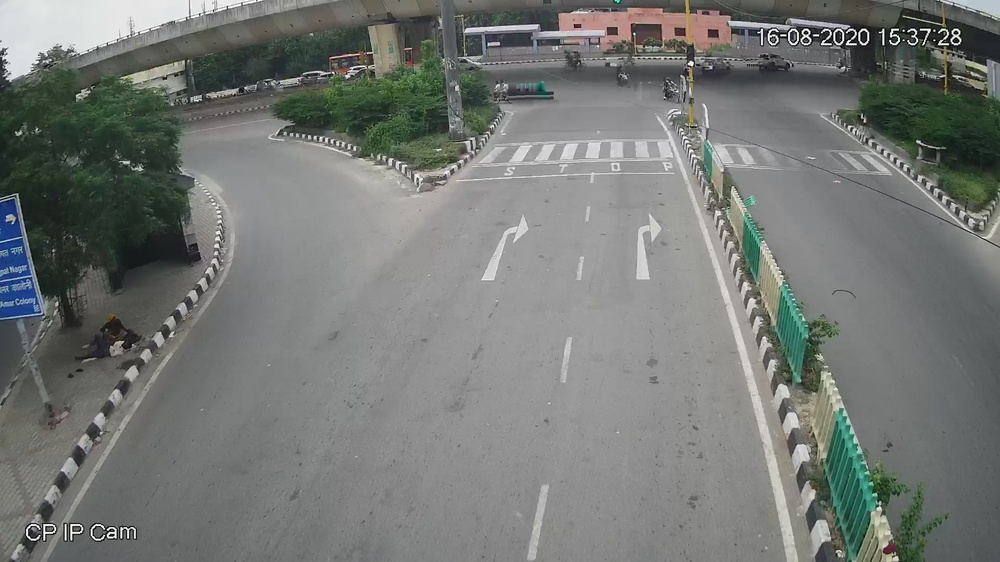
//> input picture empty.jpg, 1000 x 562 px, shrunk from 1920 x 1080 before the run
$ ./main empty.jpg   (built with g++ and OpenCV 4)
//> lines starting //> are read from the running program, lines starting //| are printed output that depends on the picture; after the words box and inside, x2 and y2 are one past the last pixel; in counts of white or black regions, pixels touching at a corner belong together
#include <iostream>
#include <opencv2/opencv.hpp>

void mouseClick(int evt, int x, int y, int flags, void* data_ptr)
{
    if  ( evt == cv::EVENT_LBUTTONDOWN ){
        std::vector<cv::Point2f> *data = ((std::vector<cv::Point2f> *) data_ptr);
        if (data->size() < 4) {
            data->push_back(cv::Point2f(x,y));
        }
    }
}

int main( int argc, char** argv)
{
    cv::Mat originalImage = cv::imread(argv[1], cv::IMREAD_GRAYSCALE);
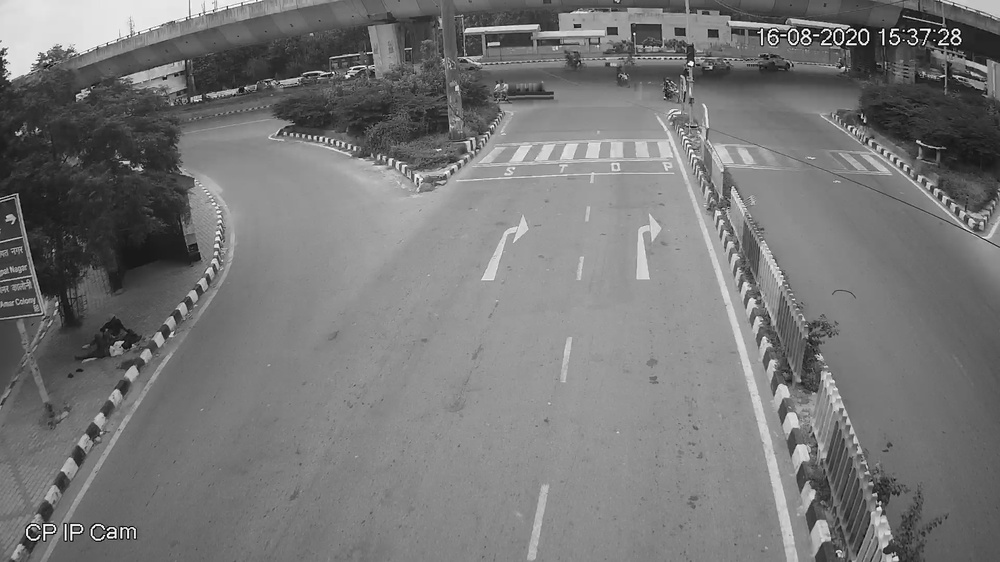
//> originalImage: 562 rows x 1000 cols, CV_8UC1; min 0, max 255, mean 118.8
    cv::Mat inputImage = originalImage.clone();
    std::vector<cv::Point2f> points;
    std::cout << "Click Order: TL, TR, BR, BL" << std::endl;
    cv::imshow("InputImage", inputImage);
    cv::setMouseCallback("InputImage", mouseClick, &points);
    cv::waitKey(0);
//> the left mouse button is pressed and released at (250, 140)
//> the left mouse button is pressed and released at (750, 140)
//> the left mouse button is pressed and released at (750, 421)
//> the left mouse button is pressed and released at (250, 421)
    cv::imshow("OriginalImage", originalImage);
    if(points.size() == 0) {
        std::cout << "empty" << std::endl;
    }
    for(int i = 0; i < points.size(); i++) {
        std::cout << points[i].x << " " << points[i].y << std::endl;
    }
    for(int i = 0; i < points.size(); i++) {
        cv::circle(inputImage, points[i], 3, cv::Scalar(0,0,255-75*i), 5);
    }
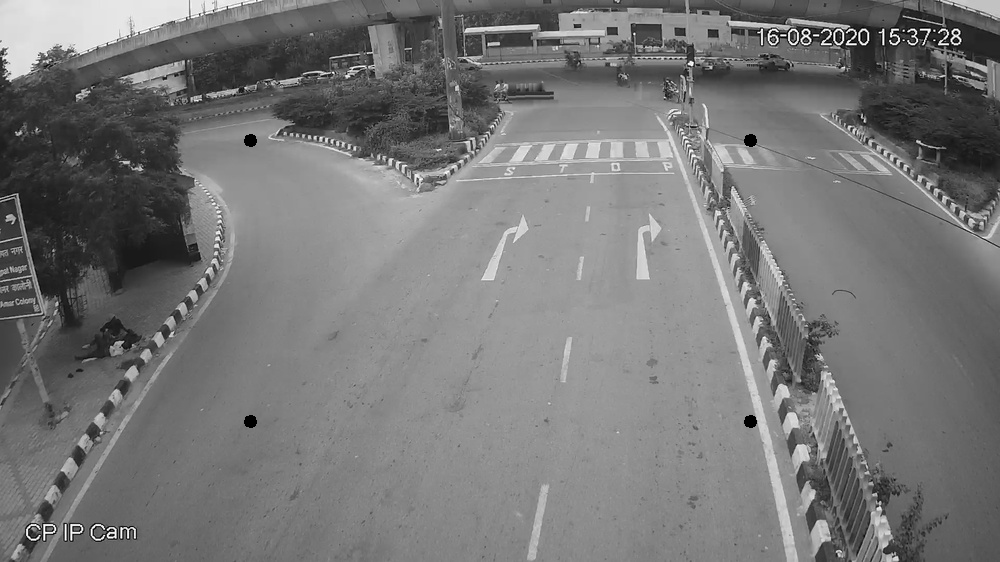
//> inputImage: 562 rows x 1000 cols, CV_8UC1; 0.09% of pixels changed, all inside (x1, y1, x2, y2) = (244, 134, 757, 428)
    cv::destroyWindow("InputImage");
    cv::imshow("SelectedPoints", inputImage);
    cv::waitKey(0);
}
